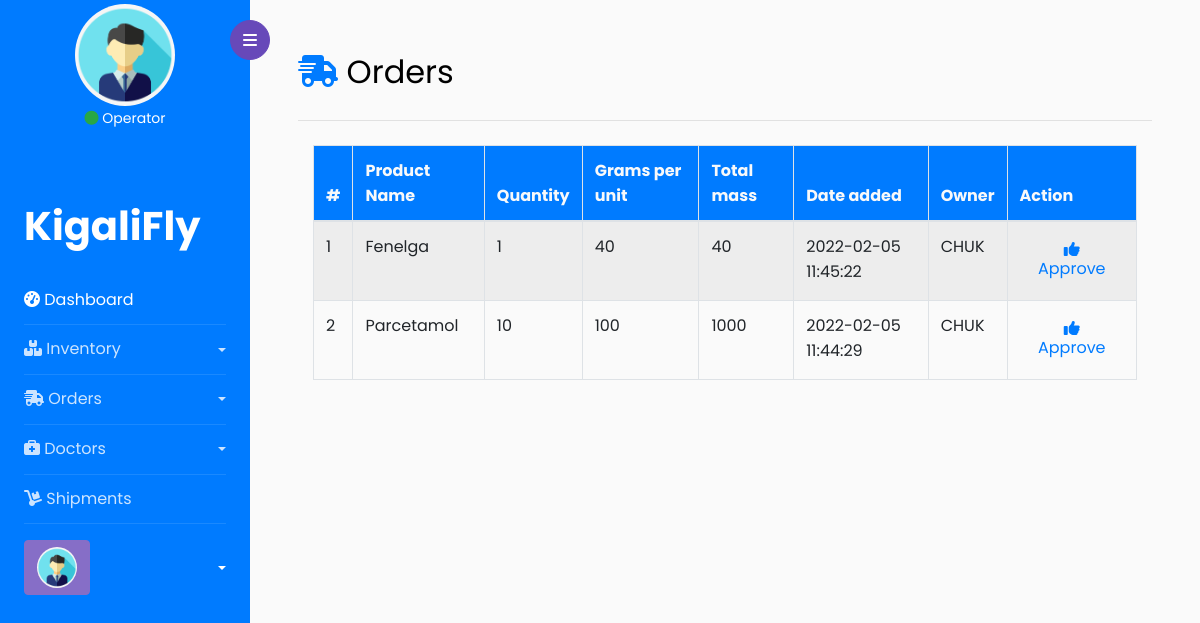
Screenshot of /operator/manage_orders.php (signed in) with the database file from the repository.
### tables this page shows
CREATE TABLE `orders` (
  `order_id` int(11) NOT NULL,
  `prod_id` int(11) NOT NULL,
  `quantity` int(11) DEFAULT NULL,
  `doc_id` int(11) NOT NULL,
  `order_date` datetime NOT NULL DEFAULT current_timestamp(),
  `received` tinyint(4) NOT NULL DEFAULT 0
);

CREATE TABLE `products` (
  `prod_id` int(11) NOT NULL,
  `prod_name` varchar(100) DEFAULT NULL,
  `quantity` int(11) DEFAULT NULL,
  `gram_unit` int(11) NOT NULL,
  `total_mass_g` varchar(100) NOT NULL,
  `date_added` datetime NOT NULL DEFAULT current_timestamp(),
  `status` tinyint(4) NOT NULL DEFAULT 1
);

CREATE TABLE `doctor` (
  `doc_id` int(11) NOT NULL,
  `names` varchar(100) DEFAULT NULL,
  `password` varchar(255) DEFAULT NULL,
  `hosp_name` varchar(100) DEFAULT NULL,
  `phone_nbr` varchar(30) DEFAULT NULL,
  `register_dt` text NOT NULL,
  `status` tinyint(4) NOT NULL DEFAULT 1
);

### operator/manage_orders.php (the view, shortened to what this page needs)
<link rel="stylesheet" href="https://cdnjs.cloudflare.com/ajax/libs/datatables/1.10.21/css/jquery.dataTables.min.css">
<?php
include '../saver/db.php';
include_once '../header.php';
?>
<div id="content" class="p-2 p-md-5 pt-5">
    <h2 class="mb-4"><i class="fas fa-shipping-fast text-primary"></i> Orders</h2>
    <hr class="py-1">
    <div class="container-fluid">
        <div class="row">
            <div class="col-md-12">
                <table id="table-prod" class="table table-hover table-bordered table-striped">
                    <thead class="thead bg-primary text-light">
                        <tr>
                            <th scope="col">#</th>
                            <th scope="col">Product Name</th>
                            <th scope="col">Quantity</th>
                            <th scope="col">Grams per unit</th>
                            <th scope="col">Total mass</th>
                            <th scope="col">Date added</th>
                            <th scope="col">Owner</th>
                            <th scope="col">Action</th>
                        </tr>
                    </thead>
                    <tbody>
                        <?php
                        $sel = "SELECT * FROM products, orders, doctor WHERE products.prod_id = orders.prod_id AND doctor.doc_id = orders.doc_id AND orders.received=0 ORDER BY order_id DESC";
                        $que = $c->query($sel);
                        if ($que->num_rows > 0) {
                            $no = 1;
                            while ($row = $que->fetch_assoc()) {
                                $id = $row['order_id'];
                                $pname = $row['prod_name'];
                                $qua = $row['quantity'];
                                $gram_unit = $row['gram_unit'];
                                $total_mas = $qua * $gram_unit;
                                $date = $row['date_added'];
                                $owner = $row['hosp_name'];
                                $approve = '<a href="approve.php?id=' . $id . '" class="btn btn-link"><i class="fas fa-thumbs-up"></i> Approve</a>';
                        ?>
                                <tr>
                                    <td><?= $no++; ?></td>
                                    <td><?= $pname; ?></td>
                                    <td><?= $qua; ?></td>
                                    <td><?= $gram_unit; ?></td>
                                    <td><?= $total_mas; ?></td>
                                    <td><?= $date; ?></td>
                                    <td><?= $owner; ?></td>
                                    <td><?= $approve; ?></td>
                                </tr>
                        <?php
                            }
                        }
                        ?>
                    </tbody>
                </table>
            </div>
        </div>
    </div>
</div>
</div>
</body>
</html>

### rows the page displays
orders: prod.prod_name "Fenelga", quantity "1", prod.gram_unit "40", prod.date_added "2022-02-05 11:45:22", doc.hosp_name "CHUK"
orders: prod.prod_name "Parcetamol", quantity "10", prod.gram_unit "100", quantity.gram_unit "1000", prod.date_added "2022-02-05 11:44:29", doc.hosp_name "CHUK"
